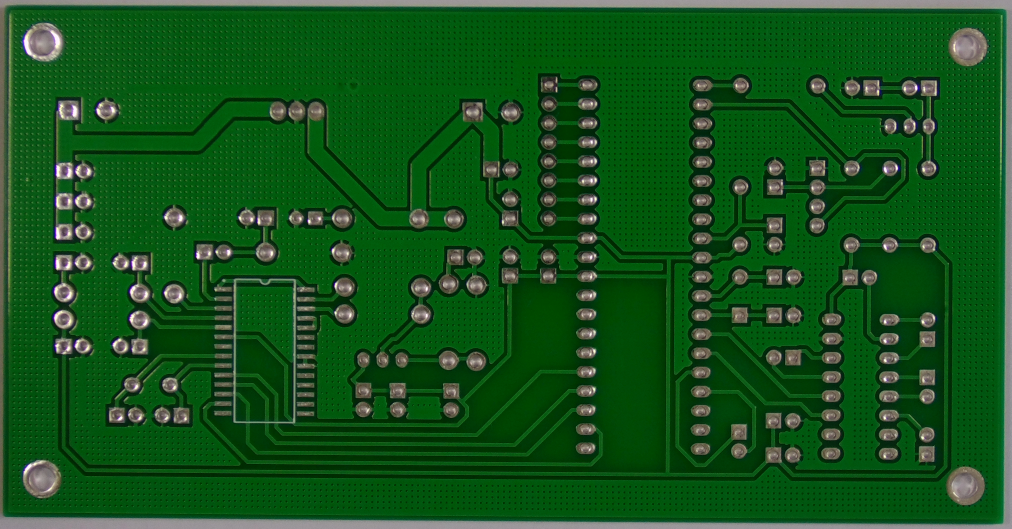
#> input picture test2.jpeg, 3034 x 1586 px (shown at 1/3 size)
$ python hsv_tuner.py ../test2.jpeg
#> lines starting #> are read from the running program, lines starting #| are printed output that depends on the picture; after the words box and inside, x2 and y2 are one past the last pixel; in counts of white or black regions, pixels touching at a corner belong together
import sys
import time
import cv2
import numpy as np

if len(sys.argv) > 1:
    frame = cv2.imread(sys.argv[1])
#> frame is the input picture: shape (1586, 3034, 3); mean B, G, R 27.3, 83.6, 20.4
else:
    from pcb_inspection.camera import Camera
    cam = Camera()
    ok, mode, msg = cam.open("csi")
    print(mode, msg)
    time.sleep(2.0)
    ret, frame = cam.read()
    cam.release()
    cv2.imwrite("tuner_frame.jpg", frame)

frame = cv2.resize(frame, None, fx=0.5, fy=0.5)
#> frame: shape (793, 1517, 3)
hsv = cv2.cvtColor(frame, cv2.COLOR_BGR2HSV)
#> hsv: shape (793, 1517, 3); mean H, S, V 62.6, 213.5, 84.6
cv2.namedWindow("tuner")
for n, v, m in [("H lo", 35, 179), ("H hi", 90, 179), ("S lo", 40, 255), ("S hi", 255, 255), ("V lo", 30, 255), ("V hi", 255, 255)]:
    cv2.createTrackbar(n, "tuner", v, m, lambda x: None)

while True:
    def g(n): return cv2.getTrackbarPos(n, "tuner")
    lo = np.array([g("H lo"), g("S lo"), g("V lo")])
    hi = np.array([g("H hi"), g("S hi"), g("V hi")])
    mask = cv2.inRange(hsv, lo, hi)
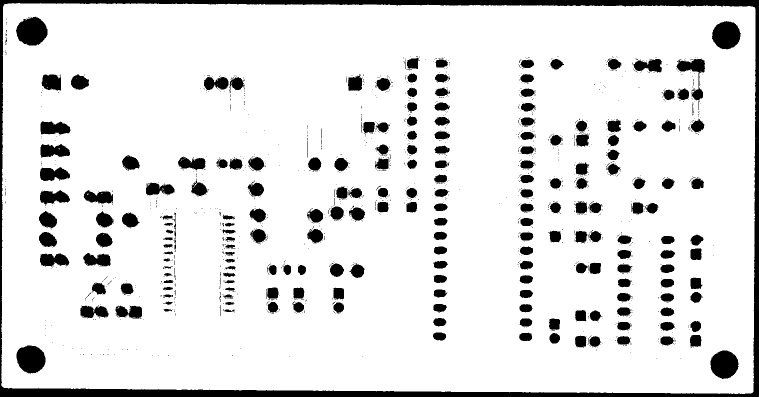
#> mask: shape (793, 1517) (shown at 1/2 size); 88.7% white; 1624 black regions (1416 under 20 px), largest, box (x1, y1, x2, y2) and area: (0, 0, 1517, 793) 40557, (32, 33, 95, 91) 2730, (33, 691, 91, 747) 2527
    shown = np.hstack([frame, cv2.cvtColor(mask, cv2.COLOR_GRAY2BGR)])
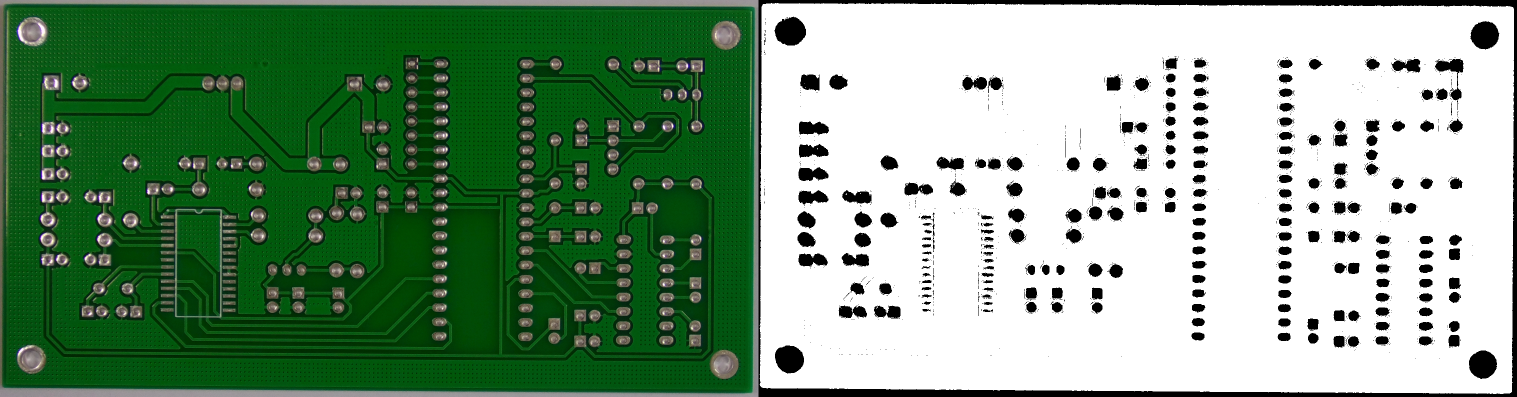
#> shown: shape (793, 3034, 3) (shown at 1/2 size); mean B, G, R 126.7, 154.9, 123.3
    cv2.putText(shown, f"mask ratio={mask.mean()/255:.3f}",
                (10, 30), cv2.FONT_HERSHEY_SIMPLEX, 1, (0, 255, 255), 2)
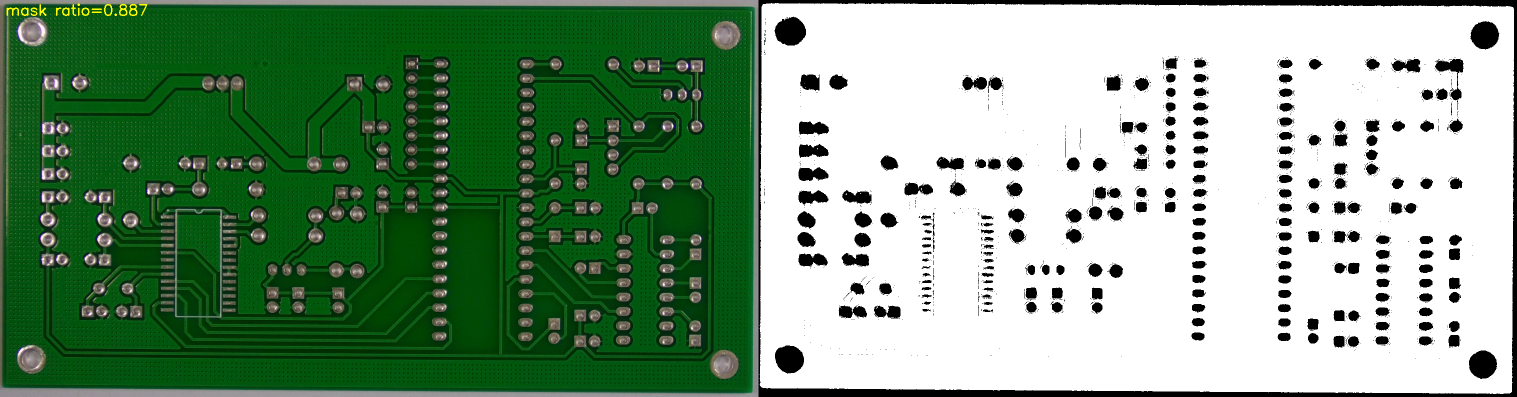
#> shown: shape (793, 3034, 3) (shown at 1/2 size); 0.08% of pixels changed, all inside (x1, y1, x2, y2) = (13, 7, 295, 32)
    cv2.imshow("tuner", shown)
    k = cv2.waitKey(30) & 0xFF
#> (key q is pressed here)
    if k == ord('p'):
        print("LOWER =", tuple(lo), " UPPER =", tuple(hi))
    if k == ord('q'):
        break
cv2.destroyAllWindows()

$ run again, on test3.jpeg
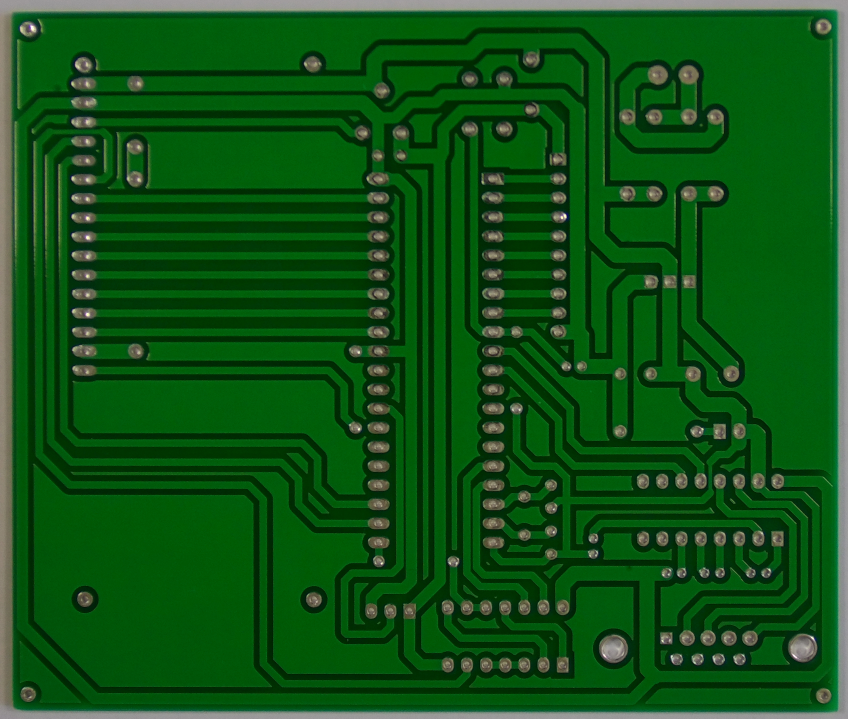
#> input picture test3.jpeg, 2544 x 2156 px (shown at 1/3 size)
#> frame is the input picture: shape (2156, 2544, 3); mean B, G, R 20.6, 82.9, 14.7
#> frame: shape (1078, 1272, 3)
#> hsv: shape (1078, 1272, 3); mean H, S, V 61.4, 226.6, 83.3
#> `mask = cv2.inRange(hsv, lo, hi)`:
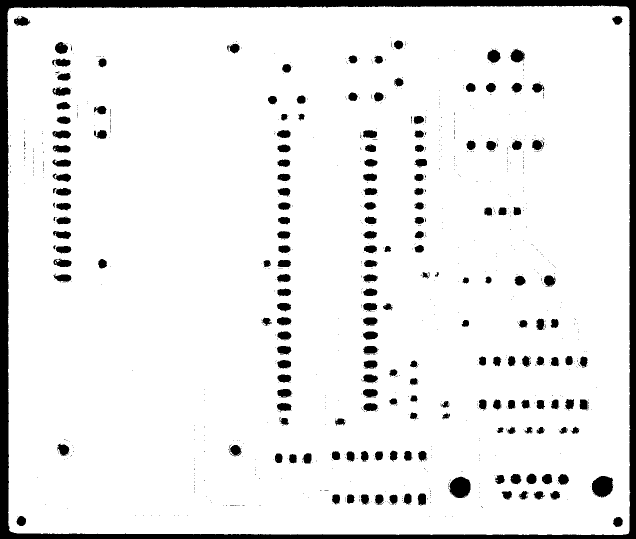
#> mask: shape (1078, 1272) (shown at 1/2 size); 91.8% white; 1061 black regions (880 under 20 px), largest, box (x1, y1, x2, y2) and area: (0, 0, 1272, 1078) 60582, (1184, 952, 1226, 995) 1418, (899, 953, 941, 996) 1403
#> `cv2.putText(shown, f"mask ratio={mask.mean()/255:.3f}", (10, 30), cv2...`:
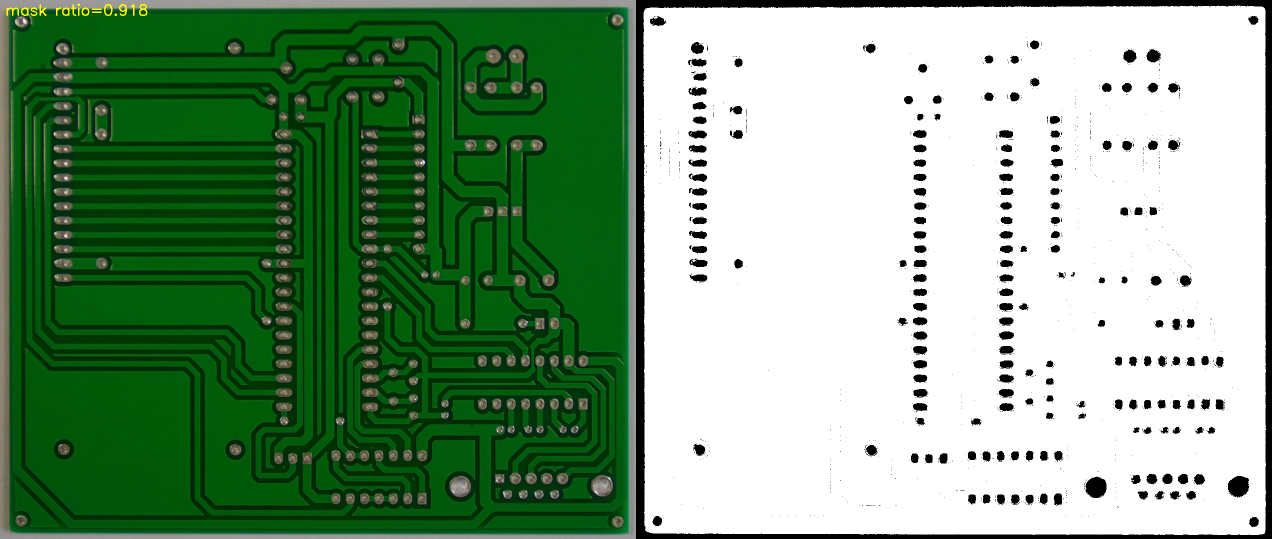
#> shown: shape (1078, 2544, 3) (shown at 1/2 size); mean B, G, R 127.3, 158.6, 124.5
